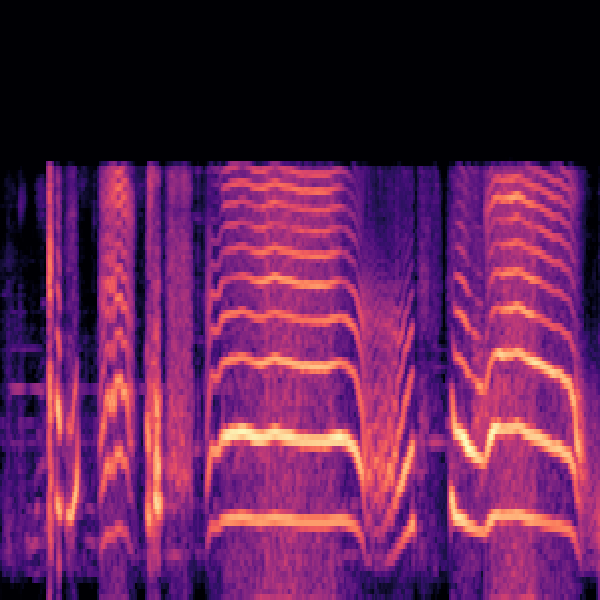
#> input picture notebooks/updated-melspec/belly_pain/69BDA5D6-0276-4462-9BF7-951799563728-1436936185-1.1-m-26-bp - Copy (2).png, 600 x 600 px; its folder holds only this picture in this run
$ jupyter execute --allow-errors upmelspec.ipynb
#> lines starting #> are read from the running program, lines starting #| are printed output that depends on the picture
[cell 1]
from PIL import Image
import numpy as np

def mel_image_to_vector(
    image_path,
    img_size=(128, 128)
):
    """
    Convert Mel spectrogram image into a fixed-length vector
    using PIL (no OpenCV required).
    """

    # Load image
    img = Image.open(image_path).convert("L")  # grayscale

    # Resize
    img = img.resize(img_size)

    # Convert to numpy
    img_array = np.array(img)

    # Normalize
    img_array = img_array / 255.0

    # Flatten
    vector = img_array.flatten()

    return vector

#> (a cell that did not finish here is left out)

[cell 3]
import os

DATASET_PATH = "updated-melspec"
#> DATASET_PATH = 'updated-melspec'

CLASSES = [
    "belly_pain",
    "burping",
    "discomfort",
    "hungry",
    "tired"
]

X = []
y = []

#> (the rest of this cell did not finish here and is left out)

#> call 2 of mel_image_to_vector, with img_size = (128, 128)
#> in mel_image_to_vector (call 2), `img = Image.open(image_path).convert("L")`:
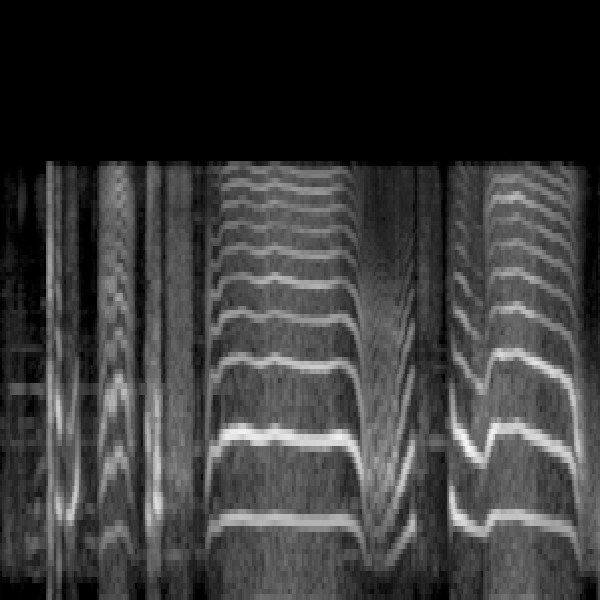
#> img: PIL image 600x600 L; min 0, max 246, mean 57.1
#> in mel_image_to_vector (call 2), `img = img.resize(img_size)`:
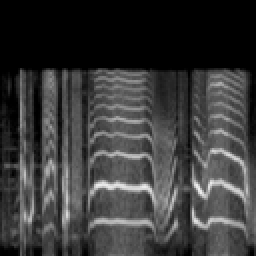
#> img: PIL image 128x128 L (shown 2 times larger); min 0, max 239, mean 57.1
#> in mel_image_to_vector (call 2), `vector = img_array.flatten()`: vector = 16384 values, max 0.937 at index 12131, min 0 at index 0, mean 0.224
#> pass 2 of the loop `for label, class_name in enumerate(CLASSES):`:
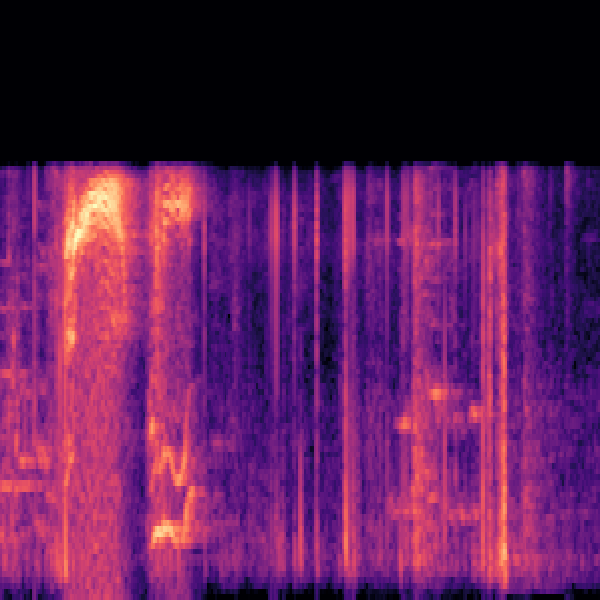
#> input picture notebooks/updated-melspec/burping/AEA8AE04-D00E-48A7-8A0B-6D87E2175121-1430563241-1.0-f-72-bu - Copy (2).png, 600 x 600 px
#> in mel_image_to_vector (call 3), `img = Image.open(image_path).convert("L")`:
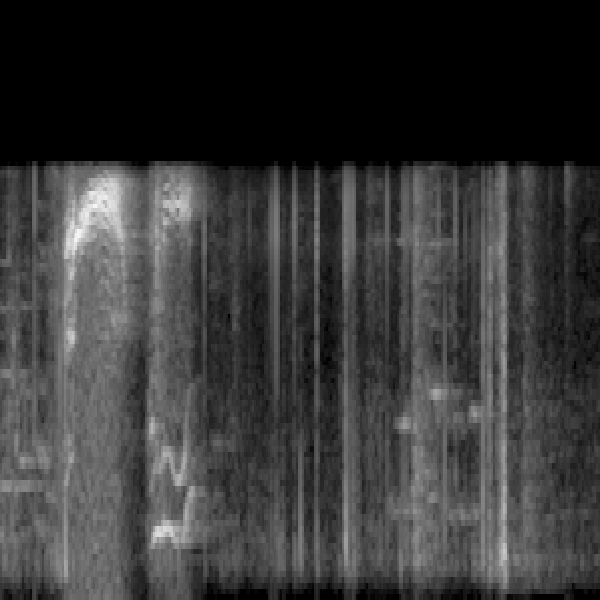
#> img: PIL image 600x600 L; min 0, max 246, mean 55.4
#> in mel_image_to_vector (call 3), `vector = img_array.flatten()`: vector = 16384 values, max 0.941 at index 6416, min 0 at index 0, mean 0.217

            X.append(vector)
            y.append(label)

X = np.array(X)
y = np.array(y)

print("X shape:", X.shape)
print("y shape:", y.shape)
